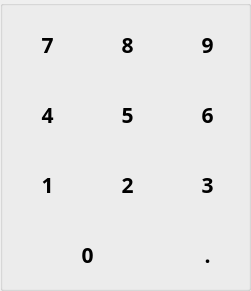
   <widget class="QGroupBox" name="groupBox">
    <property name="geometry">
     <rect>
      <x>20</x>
      <y>135</y>
      <width>251</width>
      <height>291</height>
     </rect>
    </property>
    <property name="sizePolicy">
     <sizepolicy hsizetype="Fixed" vsizetype="Fixed">
      <horstretch>0</horstretch>
      <verstretch>0</verstretch>
     </sizepolicy>
    </property>
    <property name="font">
     <font>
      <family>Agency FB</family>
      <pointsize>10</pointsize>
      <weight>75</weight>
      <bold>true</bold>
     </font>
    </property>
    <property name="styleSheet">
     <string notr="true"/>
    </property>
    <property name="title">
     <string/>
    </property>
    <property name="flat">
     <bool>true</bool>
    </property>
    <widget class="QPushButton" name="Number7">
     <property name="geometry">
      <rect>
       <x>10</x>
       <y>20</y>
       <width>75</width>
       <height>50</height>
      </rect>
     </property>
     <property name="sizePolicy">
      <sizepolicy hsizetype="Fixed" vsizetype="Fixed">
       <horstretch>0</horstretch>
       <verstretch>0</verstretch>
      </sizepolicy>
     </property>
     <property name="minimumSize">
      <size>
       <width>75</width>
       <height>50</height>
      </size>
     </property>
     <property name="maximumSize">
      <size>
       <width>75</width>
       <height>50</height>
      </size>
     </property>
     <property name="font">
      <font>
       <family>Agency FB</family>
       <pointsize>16</pointsize>
       <weight>75</weight>
       <bold>true</bold>
      </font>
     </property>
     <property name="styleSheet">
      <string notr="true"/>
     </property>
     <property name="text">
      <string>7</string>
     </property>
     <property name="flat">
      <bool>true</bool>
     </property>
    </widget>
    <widget class="QPushButton" name="Number8">
     <property name="geometry">
      <rect>
       <x>90</x>
       <y>20</y>
       <width>75</width>
       <height>50</height>
      </rect>
     </property>
     <property name="sizePolicy">
      <sizepolicy hsizetype="Fixed" vsizetype="Fixed">
       <horstretch>0</horstretch>
       <verstretch>0</verstretch>
      </sizepolicy>
     </property>
     <property name="minimumSize">
      <size>
       <width>75</width>
       <height>50</height>
      </size>
     </property>
     <property name="maximumSize">
      <size>
       <width>75</width>
       <height>50</height>
      </size>
     </property>
     <property name="font">
      <font>
       <family>Agency FB</family>
       <pointsize>16</pointsize>
       <weight>75</weight>
       <bold>true</bold>
      </font>
     </property>
     <property name="styleSheet">
      <string notr="true"/>
     </property>
     <property name="text">
      <string>8</string>
     </property>
     <property name="flat">
      <bool>true</bool>
     </property>
    </widget>
    <widget class="QPushButton" name="Number9">
     <property name="geometry">
      <rect>
       <x>170</x>
       <y>20</y>
       <width>75</width>
       <height>50</height>
      </rect>
     </property>
     <property name="sizePolicy">
      <sizepolicy hsizetype="Fixed" vsizetype="Fixed">
       <horstretch>0</horstretch>
       <verstretch>0</verstretch>
      </sizepolicy>
     </property>
     <property name="minimumSize">
      <size>
       <width>75</width>
       <height>50</height>
      </size>
     </property>
     <property name="maximumSize">
      <size>
       <width>75</width>
       <height>50</height>
      </size>
     </property>
     <property name="font">
      <font>
       <family>Agency FB</family>
       <pointsize>16</pointsize>
       <weight>75</weight>
       <bold>true</bold>
      </font>
     </property>
     <property name="styleSheet">
      <string notr="true"/>
     </property>
     <property name="text">
      <string>9</string>
     </property>
     <property name="flat">
      <bool>true</bool>
     </property>
    </widget>
    <widget class="QPushButton" name="Number6">
     <property name="geometry">
      <rect>
       <x>170</x>
       <y>90</y>
       <width>75</width>
       <height>50</height>
      </rect>
     </property>
     <property name="sizePolicy">
      <sizepolicy hsizetype="Fixed" vsizetype="Fixed">
       <horstretch>0</horstretch>
       <verstretch>0</verstretch>
      </sizepolicy>
     </property>
     <property name="minimumSize">
      <size>
       <width>75</width>
       <height>50</height>
      </size>
     </property>
     <property name="maximumSize">
      <size>
       <width>75</width>
       <height>50</height>
      </size>
     </property>
     <property name="font">
      <font>
       <family>Agency FB</family>
       <pointsize>16</pointsize>
       <weight>75</weight>
       <bold>true</bold>
      </font>
     </property>
     <property name="styleSheet">
      <string notr="true"/>
     </property>
     <property name="text">
      <string>6</string>
     </property>
     <property name="flat">
      <bool>true</bool>
     </property>
    </widget>
    <widget class="QPushButton" name="Number4">
     <property name="geometry">
      <rect>
       <x>10</x>
       <y>90</y>
       <width>75</width>
       <height>50</height>
      </rect>
     </property>
     <property name="sizePolicy">
      <sizepolicy hsizetype="Fixed" vsizetype="Fixed">
       <horstretch>0</horstretch>
       <verstretch>0</verstretch>
      </sizepolicy>
     </property>
     <property name="minimumSize">
      <size>
       <width>75</width>
       <height>50</height>
      </size>
     </property>
     <property name="maximumSize">
      <size>
       <width>75</width>
       <height>50</height>
      </size>
     </property>
     <property name="font">
      <font>
       <family>Agency FB</family>
       <pointsize>16</pointsize>
       <weight>75</weight>
       <bold>true</bold>
      </font>
     </property>
     <property name="styleSheet">
      <string notr="true"/>
     </property>
     <property name="text">
      <string>4</string>
     </property>
     <property name="flat">
      <bool>true</bool>
     </property>
    </widget>
    <widget class="QPushButton" name="Number5">
     <property name="geometry">
      <rect>
       <x>90</x>
       <y>90</y>
       <width>75</width>
       <height>50</height>
      </rect>
     </property>
     <property name="sizePolicy">
      <sizepolicy hsizetype="Fixed" vsizetype="Fixed">
       <horstretch>0</horstretch>
       <verstretch>0</verstretch>
      </sizepolicy>
     </property>
     <property name="minimumSize">
      <size>
       <width>75</width>
       <height>50</height>
      </size>
     </property>
     <property name="maximumSize">
      <size>
       <width>75</width>
       <height>50</height>
      </size>
     </property>
     <property name="font">
      <font>
       <family>Agency FB</family>
       <pointsize>16</pointsize>
       <weight>75</weight>
       <bold>true</bold>
      </font>
     </property>
     <property name="styleSheet">
      <string notr="true"/>
     </property>
     <property name="text">
      <string>5</string>
     </property>
     <property name="flat">
      <bool>true</bool>
     </property>
    </widget>
    <widget class="QPushButton" name="Number0">
     <property name="geometry">
      <rect>
       <x>10</x>
       <y>230</y>
       <width>155</width>
       <height>50</height>
      </rect>
     </property>
     <property name="sizePolicy">
      <sizepolicy hsizetype="Fixed" vsizetype="Fixed">
       <horstretch>0</horstretch>
       <verstretch>0</verstretch>
      </sizepolicy>
     </property>
     <property name="minimumSize">
      <size>
       <width>155</width>
       <height>50</height>
      </size>
     </property>
     <property name="maximumSize">
      <size>
       <width>155</width>
       <height>50</height>
      </size>
     </property>
     <property name="font">
      <font>
       <family>Agency FB</family>
       <pointsize>16</pointsize>
       <weight>75</weight>
       <bold>true</bold>
      </font>
     </property>
     <property name="styleSheet">
      <string notr="true"/>
     </property>
     <property name="text">
      <string>0</string>
     </property>
     <property name="flat">
      <bool>true</bool>
     </property>
    </widget>
    <widget class="QPushButton" name="Number3">
     <property name="geometry">
      <rect>
       <x>170</x>
       <y>160</y>
       <width>75</width>
       <height>50</height>
      </rect>
     </property>
     <property name="sizePolicy">
      <sizepolicy hsizetype="Fixed" vsizetype="Fixed">
       <horstretch>0</horstretch>
       <verstretch>0</verstretch>
      </sizepolicy>
     </property>
     <property name="minimumSize">
      <size>
       <width>75</width>
       <height>50</height>
      </size>
     </property>
     <property name="maximumSize">
      <size>
       <width>75</width>
       <height>50</height>
      </size>
     </property>
     <property name="font">
      <font>
       <family>Agency FB</family>
       <pointsize>16</pointsize>
       <weight>75</weight>
       <bold>true</bold>
      </font>
     </property>
     <property name="styleSheet">
      <string notr="true"/>
     </property>
     <property name="text">
      <string>3</string>
     </property>
     <property name="flat">
      <bool>true</bool>
     </property>
    </widget>
    <widget class="QPushButton" name="Number1">
     <property name="geometry">
      <rect>
       <x>10</x>
       <y>160</y>
       <width>75</width>
       <height>50</height>
      </rect>
     </property>
     <property name="sizePolicy">
      <sizepolicy hsizetype="Fixed" vsizetype="Fixed">
       <horstretch>0</horstretch>
       <verstretch>0</verstretch>
      </sizepolicy>
     </property>
     <property name="minimumSize">
      <size>
       <width>75</width>
       <height>50</height>
      </size>
     </property>
     <property name="maximumSize">
      <size>
       <width>75</width>
       <height>50</height>
      </size>
     </property>
     <property name="font">
      <font>
       <family>Agency FB</family>
       <pointsize>16</pointsize>
       <weight>75</weight>
       <bold>true</bold>
      </font>
     </property>
     <property name="styleSheet">
      <string notr="true"/>
     </property>
     <property name="text">
      <string>1</string>
     </property>
     <property name="flat">
      <bool>true</bool>
     </property>
    </widget>
    <widget class="QPushButton" name="Number2">
     <property name="geometry">
      <rect>
       <x>90</x>
       <y>160</y>
       <width>75</width>
       <height>50</height>
      </rect>
     </property>
     <property name="sizePolicy">
      <sizepolicy hsizetype="Fixed" vsizetype="Fixed">
       <horstretch>0</horstretch>
       <verstretch>0</verstretch>
      </sizepolicy>
     </property>
     <property name="minimumSize">
      <size>
       <width>75</width>
       <height>50</height>
      </size>
     </property>
     <property name="maximumSize">
      <size>
       <width>75</width>
       <height>50</height>
      </size>
     </property>
     <property name="font">
      <font>
       <family>Agency FB</family>
       <pointsize>16</pointsize>
       <weight>75</weight>
       <bold>true</bold>
      </font>
     </property>
     <property name="styleSheet">
      <string notr="true"/>
     </property>
     <property name="text">
      <string>2</string>
     </property>
     <property name="flat">
      <bool>true</bool>
     </property>
    </widget>
    <widget class="QPushButton" name="Dot">
     <property name="geometry">
      <rect>
       <x>170</x>
       <y>230</y>
       <width>75</width>
       <height>50</height>
      </rect>
     </property>
     <property name="sizePolicy">
      <sizepolicy hsizetype="Fixed" vsizetype="Fixed">
       <horstretch>0</horstretch>
       <verstretch>0</verstretch>
      </sizepolicy>
     </property>
     <property name="minimumSize">
      <size>
       <width>75</width>
       <height>50</height>
      </size>
     </property>
     <property name="maximumSize">
      <size>
       <width>75</width>
       <height>50</height>
      </size>
     </property>
     <property name="font">
      <font>
       <family>Agency FB</family>
       <pointsize>16</pointsize>
       <weight>75</weight>
       <bold>true</bold>
      </font>
     </property>
     <property name="styleSheet">
      <string notr="true"/>
     </property>
     <property name="text">
      <string>.</string>
     </property>
     <property name="flat">
      <bool>true</bool>
     </property>
    </widget>
   </widget>
